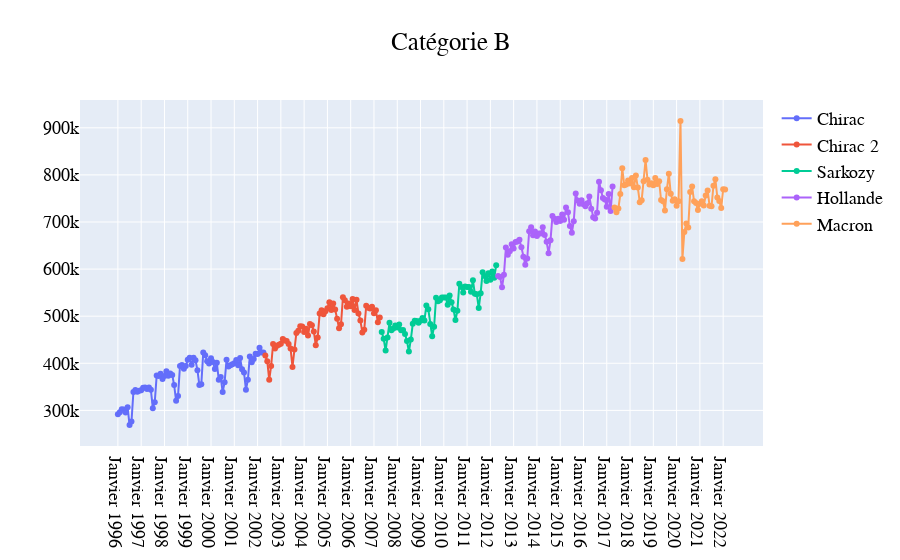

The notebook cell saved with this chart:
### Code cell
plot_fig('B')

### Figure 1 — Plotly figure (JSON) as saved in the notebook; plotly's stock layout.template omitted (floating-point values rounded to 4 significant figures)
{"data": [{"mode": "markers+lines", "name": "Chirac", "type": "scatter", "x": ["Janvier 1996", "Février 1996", "Mars 1996", "Avril 1996", "Mai 1996", "Juin 1996", "Juillet 1996", "Août 1996", "Septembre 1996", "Octobre 1996", "Novembre 1996", "Décembre 1996", "Janvier 1997", "Février 1997", "Mars 1997", "Avril 1997", "Mai 1997", "Juin 1997", "Juillet 1997", "Août 1997", "Septembre 1997", "Octobre 1997", "Novembre 1997", "Décembre 1997", "Janvier 1998", "Février 1998", "Mars 1998", "Avril 1998", "Mai 1998", "Juin 1998", "Juillet 1998", "Août 1998", "Septembre 1998", "Octobre 1998", "Novembre 1998", "Décembre 1998", "Janvier 1999", "Février 1999", "Mars 1999", "Avril 1999", "Mai 1999", "Juin 1999", "Juillet 1999", "Août 1999", "Septembre 1999", "Octobre 1999", "Novembre 1999", "Décembre 1999", "Janvier 2000", "Février 2000", "Mars 2000", "Avril 2000", "Mai 2000", "Juin 2000", "Juillet 2000", "Août 2000", "Septembre 2000", "Octobre 2000", "Novembre 2000", "Décembre 2000", "Janvier 2001", "Février 2001", "Mars 2001", "Avril 2001", "Mai 2001", "Juin 2001", "Juillet 2001", "Août 2001", "Septembre 2001", "Octobre 2001", "Novembre 2001", "Décembre 2001", "Janvier 2002", "Février 2002", "Mars 2002", "Avril 2002"], "y": [291730, 296110, 302300, 301670, 295600, 306460, 269060, 276250, 339240, 343210, 339320, 341450, 342540, 348160, 348800, 345600, 348370, 343630, 304690, 317480, 374200, 373000, 377770, 366520, 372830, 383010, 373330, 378370, 375280, 353720, 320310, 330720, 394090, 396600, 388150, 394380, 407490, 411820, 396730, 411950, 406370, 385430, 353630, 355720, 423070, 417200, 404060, 399570, 410920, 402560, 387820, 400970, 364880, 370880, 338890, 359500, 407380, 393230, 395750, 397970, 400310, 406920, 396000, 411100, 387330, 380560, 343810, 364940, 414490, 402140, 408940, 420110, 419680, 433070, 422870, 422960]}, {"mode": "markers+lines", "name": "Chirac 2", "type": "scatter", "x": ["Mai 2002", "Juin 2002", "Juillet 2002", "Août 2002", "Septembre 2002", "Octobre 2002", "Novembre 2002", "Décembre 2002", "Janvier 2003", "Février 2003", "Mars 2003", "Avril 2003", "Mai 2003", "Juin 2003", "Juillet 2003", "Août 2003", "Septembre 2003", "Octobre 2003", "Novembre 2003", "Décembre 2003", "Janvier 2004", "Février 2004", "Mars 2004", "Avril 2004", "Mai 2004", "Juin 2004", "Juillet 2004", "Août 2004", "Septembre 2004", "Octobre 2004", "Novembre 2004", "Décembre 2004", "Janvier 2005", "Février 2005", "Mars 2005", "Avril 2005", "Mai 2005", "Juin 2005", "Juillet 2005", "Août 2005", "Septembre 2005", "Octobre 2005", "Novembre 2005", "Décembre 2005", "Janvier 2006", "Février 2006", "Mars 2006", "Avril 2006", "Mai 2006", "Juin 2006", "Juillet 2006", "Août 2006", "Septembre 2006", "Octobre 2006", "Novembre 2006", "Décembre 2006", "Janvier 2007", "Février 2007", "Mars 2007", "Avril 2007"], "y": [416330, 404170, 364840, 394460, 440890, 431140, 437350, 439610, 441640, 451330, 448470, 447250, 440720, 431530, 392210, 429240, 464530, 468850, 478830, 477990, 466450, 473360, 458800, 483600, 480780, 467630, 438040, 454690, 505900, 512530, 503860, 510710, 516660, 529350, 513210, 527090, 514230, 494570, 474540, 482730, 540300, 533570, 520010, 527090, 520990, 536700, 513150, 534770, 505890, 490880, 465470, 471310, 522210, 517900, 516340, 520200, 506230, 512640, 487360, 497290]}, {"mode": "markers+lines", "name": "Sarkozy", "type": "scatter", "x": ["Mai 2007", "Juin 2007", "Juillet 2007", "Août 2007", "Septembre 2007", "Octobre 2007", "Novembre 2007", "Décembre 2007", "Janvier 2008", "Février 2008", "Mars 2008", "Avril 2008", "Mai 2008", "Juin 2008", "Juillet 2008", "Août 2008", "Septembre 2008", "Octobre 2008", "Novembre 2008", "Décembre 2008", "Janvier 2009", "Février 2009", "Mars 2009", "Avril 2009", "Mai 2009", "Juin 2009", "Juillet 2009", "Août 2009", "Septembre 2009", "Octobre 2009", "Novembre 2009", "Décembre 2009", "Janvier 2010", "Février 2010", "Mars 2010", "Avril 2010", "Mai 2010", "Juin 2010", "Juillet 2010", "Août 2010", "Septembre 2010", "Octobre 2010", "Novembre 2010", "Décembre 2010", "Janvier 2011", "Février 2011", "Mars 2011", "Avril 2011", "Mai 2011", "Juin 2011", "Juillet 2011", "Août 2011", "Septembre 2011", "Octobre 2011", "Novembre 2011", "Décembre 2011", "Janvier 2012", "Février 2012", "Mars 2012", "Avril 2012"], "y": [466240, 452130, 427090, 454550, 485830, 470330, 474000, 480260, 476080, 482570, 470070, 470440, 462220, 447370, 425060, 450320, 483790, 490390, 489530, 486210, 490360, 495920, 490970, 522510, 514950, 483240, 457370, 477750, 539060, 531880, 533870, 539930, 539430, 539440, 524250, 543670, 529660, 514140, 492000, 511510, 568600, 562120, 550090, 562960, 562000, 561710, 551810, 576270, 547440, 546700, 517300, 548890, 593400, 585360, 574680, 591300, 577270, 595090, 581820, 608100]}, {"mode": "markers+lines", "name": "Hollande", "type": "scatter", "x": ["Mai 2012", "Juin 2012", "Juillet 2012", "Août 2012", "Septembre 2012", "Octobre 2012", "Novembre 2012", "Décembre 2012", "Janvier 2013", "Février 2013", "Mars 2013", "Avril 2013", "Mai 2013", "Juin 2013", "Juillet 2013", "Août 2013", "Septembre 2013", "Octobre 2013", "Novembre 2013", "Décembre 2013", "Janvier 2014", "Février 2014", "Mars 2014", "Avril 2014", "Mai 2014", "Juin 2014", "Juillet 2014", "Août 2014", "Septembre 2014", "Octobre 2014", "Novembre 2014", "Décembre 2014", "Janvier 2015", "Février 2015", "Mars 2015", "Avril 2015", "Mai 2015", "Juin 2015", "Juillet 2015", "Août 2015", "Septembre 2015", "Octobre 2015", "Novembre 2015", "Décembre 2015", "Janvier 2016", "Février 2016", "Mars 2016", "Avril 2016", "Mai 2016", "Juin 2016", "Juillet 2016", "Août 2016", "Septembre 2016", "Octobre 2016", "Novembre 2016", "Décembre 2016", "Janvier 2017", "Février 2017", "Mars 2017", "Avril 2017"], "y": [585580, 583020, 561430, 587900, 645930, 630290, 638120, 652600, 643610, 657570, 658490, 662040, 646480, 626120, 609470, 622330, 680540, 688900, 671580, 679730, 670290, 675780, 675640, 688930, 672620, 657810, 633420, 661090, 712930, 706620, 699730, 707120, 702190, 715690, 704870, 730570, 720900, 691300, 676960, 701780, 760670, 745540, 738780, 746360, 737520, 733550, 739590, 754370, 727850, 709890, 707620, 719600, 785300, 767570, 751030, 747730, 732310, 759390, 723190, 775320]}, {"mode": "markers+lines", "name": "Macron", "type": "scatter", "x": ["Mai 2017", "Juin 2017", "Juillet 2017", "Août 2017", "Septembre 2017", "Octobre 2017", "Novembre 2017", "Décembre 2017", "Janvier 2018", "Février 2018", "Mars 2018", "Avril 2018", "Mai 2018", "Juin 2018", "Juillet 2018", "Août 2018", "Septembre 2018", "Octobre 2018", "Novembre 2018", "Décembre 2018", "Janvier 2019", "Février 2019", "Mars 2019", "Avril 2019", "Mai 2019", "Juin 2019", "Juillet 2019", "Août 2019", "Septembre 2019", "Octobre 2019", "Novembre 2019", "Décembre 2019", "Janvier 2020", "Février 2020", "Mars 2020", "Avril 2020", "Mai 2020", "Juin 2020", "Juillet 2020", "Août 2020", "Septembre 2020", "Octobre 2020", "Novembre 2020", "Décembre 2020", "Janvier 2021", "Février 2021", "Mars 2021", "Avril 2021", "Mai 2021", "Juin 2021", "Juillet 2021", "Août 2021", "Septembre 2021", "Octobre 2021", "Novembre 2021", "Décembre 2021", "Janvier 2022", "Février 2022"], "y": [730550, 720840, 728870, 759370, 813980, 778170, 779680, 788010, 781510, 793600, 773710, 798710, 773310, 742110, 746280, 786260, 831650, 789490, 779720, 782070, 777930, 793460, 780730, 786320, 746670, 744140, 724340, 769420, 802530, 759880, 745060, 748360, 734380, 743930, 914320, 621580, 678790, 696960, 688360, 763730, 775230, 743890, 740420, 725200, 738670, 744220, 734750, 756230, 766940, 734490, 733370, 777170, 790700, 751910, 744580, 729500, 769270, 768960]}], "layout": {"font": {"color": "Black", "family": "Arial", "size": 18}, "title": {"font": {"size": 25}, "text": "Catégorie B", "x": 0.5, "xanchor": "center"}, "xaxis": {"dtick": 12, "tickmode": "linear"}}}
